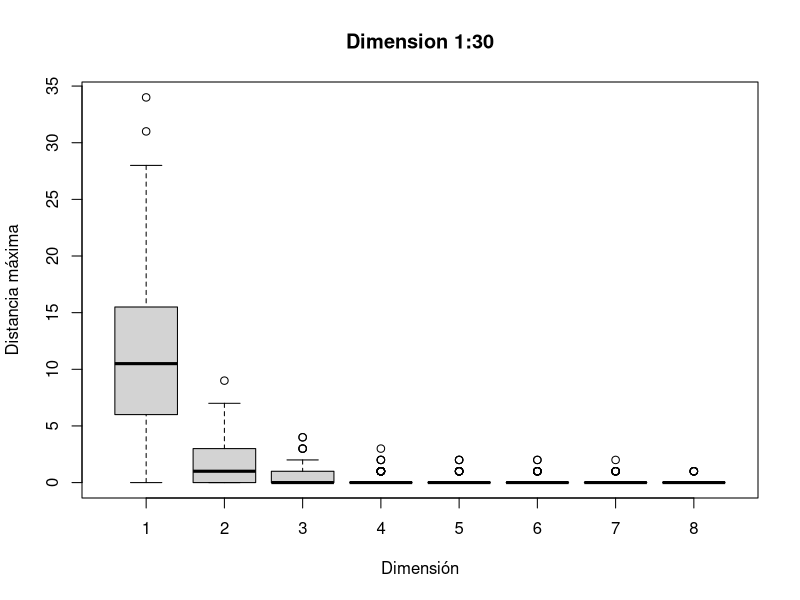

Here is the R script that generated this plot:
start.process <- Sys.time()

repetir <- 100 #repeticiones
duracion <- 200 #pasos 

datos <-  data.frame()

for (dimension in 1:8) {
  resultado <- sapply(1:repetir,
                         function(r) {
                           pos <- rep(0, dimension)
                           suma <- 0
                           for (t in 1:duracion) {
                             cambiar <- sample(1:dimension, 1)
                             cambio <- 1
                             if (runif(1) < 0.5) {
                               cambio <- -1
                             }
                             pos[cambiar] <- pos[cambiar] + cambio
                             
                             
                             origen <- rep (0, dimension)
                             
                             if (all(origen == pos)) {
                               suma <- suma + 1
                             }
                           }
                           return(suma)
                         })
  datos <- rbind(datos, resultado)
}

png("Dimension8.png")
boxplot(data.matrix(datos), use.cols=FALSE, ylab="Distancia m\u{E1}xima", xlab="Dimensi\u{F3}n", main="Dimension 1:30")
graphics.off()

end.process <- Sys.time()

Time.process <- end.process - start.process
print(Time.process)